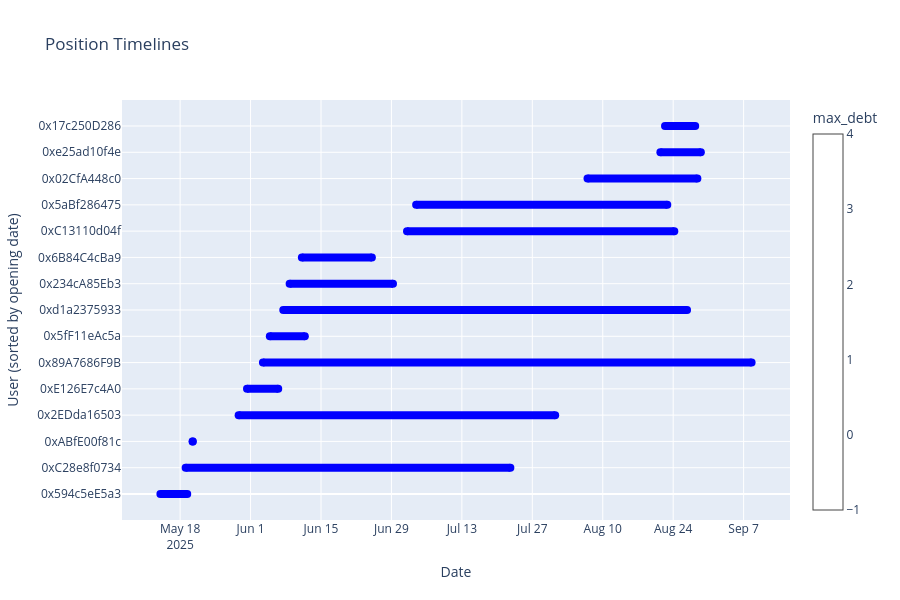

Source (notebook cell):
### Code cell
import plotly.graph_objects as go
import pandas as pd

def plot_position_timelines(df, color_by='max_debt', token_name=''):
    """
    Create a Gantt‑style plot of user positions.

    Parameters:
    df: DataFrame with columns 'user_address', 'opening_date', 'closing_date', and a numeric column for color.
    color_by: column name to use for color mapping (e.g., 'max_debt', 'max_ltv', 'position_length_days').
    token_name: optional token name for title.
    """
    df = df.copy()
    df['opening_date'] = pd.to_datetime(df['opening_date'])
    df['closing_date'] = pd.to_datetime(df['closing_date'])
    
    # Sort by opening date for better visual order
    df = df.sort_values('opening_date')
    
    # Assign a y‑coordinate (row index) for each user
    df['y'] = range(len(df))
    df['y'] = np.arange(0, len(df) * 0.2, 0.2)   # 0.5 spacing

    
    # Create figure
    fig = go.Figure()
    
    # For each user, add a horizontal line segment
    for _, row in df.iterrows():
        fig.add_trace(go.Scatter(
            x=[row['opening_date'], row['closing_date']],
            y=[row['y'], row['y']],
            mode='lines+markers',
            line=dict(width=8, color='blue'),
            marker=dict(size=8, color=row[color_by], colorscale='Viridis',
                       colorbar=dict(title=color_by) if _ == 0 else None),
            name=row['user_address'][:10],
            hoverinfo='text',
            text=f"User: {row['user_address']}<br>Open: {row['opening_date'].date()}<br>Close: {row['closing_date'].date()}<br>{color_by}: {row[color_by]:.2f}"
        ))
        # fig.add_vline(x=pd.to_datetime('2025-01-01'), line_dash='dash', line_color='red', opacity=0.7, annotation_text="Cutoff", annotation_position="top")

    
    # Update layout
    fig.update_layout(
        title=f"Position Timelines – {token_name}" if token_name else "Position Timelines",
        xaxis_title="Date",
        yaxis_title="User (sorted by opening date)",
        yaxis=dict(tickmode='array', tickvals=df['y'], ticktext=df['user_address'].str[:12]),
        height=max(600, len(df) * 20),
        hovermode='closest',
        showlegend=False
    )
    
    fig.show()

plot_position_timelines(all_markets_position[0]['positions_df'])

### Figure 1 — Plotly figure (JSON) as saved in the notebook; plotly's stock layout.template omitted (floating-point values rounded to 4 significant figures)
{"data": [{"hoverinfo": "text", "line": {"color": "blue", "width": 8}, "marker": {"color": 1, "colorscale": [[0, "#440154"], [0.1111, "#482878"], [0.2222, "#3e4989"], [0.3333, "#31688e"], [0.4444, "#26828e"], [0.5556, "#1f9e89"], [0.6667, "#35b779"], [0.7778, "#6ece58"], [0.8889, "#b5de2b"], [1, "#fde725"]], "size": 8}, "mode": "lines+markers", "name": "0x594c5eE5", "text": "User: 0x594c5eE5a326295FF6212C31BB3311747D3bD562<br>Open: 2025-05-14<br>Close: 2025-05-19<br>max_debt: 1.00", "type": "scatter", "x": ["2025-05-14T01:55:59", "2025-05-19T09:55:59"], "y": [0, 0]}, {"hoverinfo": "text", "line": {"color": "blue", "width": 8}, "marker": {"color": 6392000.0, "colorscale": [[0, "#440154"], [0.1111, "#482878"], [0.2222, "#3e4989"], [0.3333, "#31688e"], [0.4444, "#26828e"], [0.5556, "#1f9e89"], [0.6667, "#35b779"], [0.7778, "#6ece58"], [0.8889, "#b5de2b"], [1, "#fde725"]], "size": 8}, "mode": "lines+markers", "name": "0xC28e8f07", "text": "User: 0xC28e8f073439800dF7A4934d198E1966B4Dd8A25<br>Open: 2025-05-19<br>Close: 2025-07-22<br>max_debt: 6392308.63", "type": "scatter", "x": ["2025-05-19T02:15:59", "2025-07-22T15:15:59"], "y": [0.2, 0.2]}, {"hoverinfo": "text", "line": {"color": "blue", "width": 8}, "marker": {"color": 150.0, "colorscale": [[0, "#440154"], [0.1111, "#482878"], [0.2222, "#3e4989"], [0.3333, "#31688e"], [0.4444, "#26828e"], [0.5556, "#1f9e89"], [0.6667, "#35b779"], [0.7778, "#6ece58"], [0.8889, "#b5de2b"], [1, "#fde725"]], "size": 8}, "mode": "lines+markers", "name": "0xABfE00f8", "text": "User: 0xABfE00f81c2b9734C2FeCec3f1996E18611ce658<br>Open: 2025-05-20<br>Close: 2025-05-20<br>max_debt: 149.97", "type": "scatter", "x": ["2025-05-20T11:26:59", "2025-05-20T12:26:59"], "y": [0.4, 0.4]}, {"hoverinfo": "text", "line": {"color": "blue", "width": 8}, "marker": {"color": 411600.0, "colorscale": [[0, "#440154"], [0.1111, "#482878"], [0.2222, "#3e4989"], [0.3333, "#31688e"], [0.4444, "#26828e"], [0.5556, "#1f9e89"], [0.6667, "#35b779"], [0.7778, "#6ece58"], [0.8889, "#b5de2b"], [1, "#fde725"]], "size": 8}, "mode": "lines+markers", "name": "0x2EDda165", "text": "User: 0x2EDda165038dA9A6a40D81bEB7a383EAA725baC7<br>Open: 2025-05-29<br>Close: 2025-07-31<br>max_debt: 411589.85", "type": "scatter", "x": ["2025-05-29T15:06:35", "2025-07-31T13:06:35"], "y": [0.6, 0.6]}, {"hoverinfo": "text", "line": {"color": "blue", "width": 8}, "marker": {"color": 36750.0, "colorscale": [[0, "#440154"], [0.1111, "#482878"], [0.2222, "#3e4989"], [0.3333, "#31688e"], [0.4444, "#26828e"], [0.5556, "#1f9e89"], [0.6667, "#35b779"], [0.7778, "#6ece58"], [0.8889, "#b5de2b"], [1, "#fde725"]], "size": 8}, "mode": "lines+markers", "name": "0xE126E7c4", "text": "User: 0xE126E7c4A06D93a6e07e0DBb97a2027362e856c3<br>Open: 2025-05-31<br>Close: 2025-06-06<br>max_debt: 36746.76", "type": "scatter", "x": ["2025-05-31T06:59:47", "2025-06-06T11:59:47"], "y": [0.8, 0.8]}, {"hoverinfo": "text", "line": {"color": "blue", "width": 8}, "marker": {"color": 35600.0, "colorscale": [[0, "#440154"], [0.1111, "#482878"], [0.2222, "#3e4989"], [0.3333, "#31688e"], [0.4444, "#26828e"], [0.5556, "#1f9e89"], [0.6667, "#35b779"], [0.7778, "#6ece58"], [0.8889, "#b5de2b"], [1, "#fde725"]], "size": 8}, "mode": "lines+markers", "name": "0x89A7686F", "text": "User: 0x89A7686F9B781dA0c6c802c074e727aa1d674205<br>Open: 2025-06-03<br>Close: 2025-09-08<br>max_debt: 35598.72", "type": "scatter", "x": ["2025-06-03T11:02:47", "2025-09-08T14:02:47"], "y": [1, 1]}, {"hoverinfo": "text", "line": {"color": "blue", "width": 8}, "marker": {"color": 21510.0, "colorscale": [[0, "#440154"], [0.1111, "#482878"], [0.2222, "#3e4989"], [0.3333, "#31688e"], [0.4444, "#26828e"], [0.5556, "#1f9e89"], [0.6667, "#35b779"], [0.7778, "#6ece58"], [0.8889, "#b5de2b"], [1, "#fde725"]], "size": 8}, "mode": "lines+markers", "name": "0x5fF11eAc", "text": "User: 0x5fF11eAc5a8ffE52FBeA6a1431f7795920E10D09<br>Open: 2025-06-04<br>Close: 2025-06-11<br>max_debt: 21513.13", "type": "scatter", "x": ["2025-06-04T19:53:23", "2025-06-11T18:53:23"], "y": [1.2, 1.2]}, {"hoverinfo": "text", "line": {"color": "blue", "width": 8}, "marker": {"color": 48970.0, "colorscale": [[0, "#440154"], [0.1111, "#482878"], [0.2222, "#3e4989"], [0.3333, "#31688e"], [0.4444, "#26828e"], [0.5556, "#1f9e89"], [0.6667, "#35b779"], [0.7778, "#6ece58"], [0.8889, "#b5de2b"], [1, "#fde725"]], "size": 8}, "mode": "lines+markers", "name": "0xd1a23759", "text": "User: 0xd1a2375933CFaFD58bD292A1bF7023aF23f96D77<br>Open: 2025-06-07<br>Close: 2025-08-26<br>max_debt: 48966.97", "type": "scatter", "x": ["2025-06-07T12:06:23", "2025-08-26T18:06:23"], "y": [1.4, 1.4]}, {"hoverinfo": "text", "line": {"color": "blue", "width": 8}, "marker": {"color": 15710.0, "colorscale": [[0, "#440154"], [0.1111, "#482878"], [0.2222, "#3e4989"], [0.3333, "#31688e"], [0.4444, "#26828e"], [0.5556, "#1f9e89"], [0.6667, "#35b779"], [0.7778, "#6ece58"], [0.8889, "#b5de2b"], [1, "#fde725"]], "size": 8}, "mode": "lines+markers", "name": "0x234cA85E", "text": "User: 0x234cA85Eb3307437215e5125Ca10C87dC8C02B31<br>Open: 2025-06-08<br>Close: 2025-06-29<br>max_debt: 15713.10", "type": "scatter", "x": ["2025-06-08T18:23:59", "2025-06-29T07:23:59"], "y": [1.6, 1.6]}, {"hoverinfo": "text", "line": {"color": "blue", "width": 8}, "marker": {"color": 24980.0, "colorscale": [[0, "#440154"], [0.1111, "#482878"], [0.2222, "#3e4989"], [0.3333, "#31688e"], [0.4444, "#26828e"], [0.5556, "#1f9e89"], [0.6667, "#35b779"], [0.7778, "#6ece58"], [0.8889, "#b5de2b"], [1, "#fde725"]], "size": 8}, "mode": "lines+markers", "name": "0x6B84C4cB", "text": "User: 0x6B84C4cBa94bd0971694f7f122635503De96112f<br>Open: 2025-06-11<br>Close: 2025-06-25<br>max_debt: 24981.42", "type": "scatter", "x": ["2025-06-11T04:39:47", "2025-06-25T02:39:47"], "y": [1.8, 1.8]}, {"hoverinfo": "text", "line": {"color": "blue", "width": 8}, "marker": {"color": 5781.0, "colorscale": [[0, "#440154"], [0.1111, "#482878"], [0.2222, "#3e4989"], [0.3333, "#31688e"], [0.4444, "#26828e"], [0.5556, "#1f9e89"], [0.6667, "#35b779"], [0.7778, "#6ece58"], [0.8889, "#b5de2b"], [1, "#fde725"]], "size": 8}, "mode": "lines+markers", "name": "0xC13110d0", "text": "User: 0xC13110d04f22ed464Cb72A620fF8163585358Ff9<br>Open: 2025-07-02<br>Close: 2025-08-24<br>max_debt: 5781.43", "type": "scatter", "x": ["2025-07-02T02:17:11", "2025-08-24T05:17:11"], "y": [2, 2]}, {"hoverinfo": "text", "line": {"color": "blue", "width": 8}, "marker": {"color": 34870.0, "colorscale": [[0, "#440154"], [0.1111, "#482878"], [0.2222, "#3e4989"], [0.3333, "#31688e"], [0.4444, "#26828e"], [0.5556, "#1f9e89"], [0.6667, "#35b779"], [0.7778, "#6ece58"], [0.8889, "#b5de2b"], [1, "#fde725"]], "size": 8}, "mode": "lines+markers", "name": "0x5aBf2864", "text": "User: 0x5aBf286475e32559C57B6fDb7a2fb3724CA30e48<br>Open: 2025-07-03<br>Close: 2025-08-22<br>max_debt: 34867.58", "type": "scatter", "x": ["2025-07-03T21:51:35", "2025-08-22T19:51:35"], "y": [2.2, 2.2]}, {"hoverinfo": "text", "line": {"color": "blue", "width": 8}, "marker": {"color": 83820.0, "colorbar": {"title": {"text": "max_debt"}}, "colorscale": [[0, "#440154"], [0.1111, "#482878"], [0.2222, "#3e4989"], [0.3333, "#31688e"], [0.4444, "#26828e"], [0.5556, "#1f9e89"], [0.6667, "#35b779"], [0.7778, "#6ece58"], [0.8889, "#b5de2b"], [1, "#fde725"]], "size": 8}, "mode": "lines+markers", "name": "0x02CfA448", "text": "User: 0x02CfA448c0e6D7D21dBd8C5A338EaBFa061a9DFF<br>Open: 2025-08-06<br>Close: 2025-08-28<br>max_debt: 83818.39", "type": "scatter", "x": ["2025-08-06T23:21:47", "2025-08-28T19:21:47"], "y": [2.4, 2.4]}, {"hoverinfo": "text", "line": {"color": "blue", "width": 8}, "marker": {"color": 30410.0, "colorscale": [[0, "#440154"], [0.1111, "#482878"], [0.2222, "#3e4989"], [0.3333, "#31688e"], [0.4444, "#26828e"], [0.5556, "#1f9e89"], [0.6667, "#35b779"], [0.7778, "#6ece58"], [0.8889, "#b5de2b"], [1, "#fde725"]], "size": 8}, "mode": "lines+markers", "name": "0xe25ad10f", "text": "User: 0xe25ad10f4eAD9666839f4FEa7f6f917d3b923F63<br>Open: 2025-08-21<br>Close: 2025-08-29<br>max_debt: 30405.08", "type": "scatter", "x": ["2025-08-21T10:55:35", "2025-08-29T11:55:35"], "y": [2.6, 2.6]}, {"hoverinfo": "text", "line": {"color": "blue", "width": 8}, "marker": {"color": 231.8, "colorscale": [[0, "#440154"], [0.1111, "#482878"], [0.2222, "#3e4989"], [0.3333, "#31688e"], [0.4444, "#26828e"], [0.5556, "#1f9e89"], [0.6667, "#35b779"], [0.7778, "#6ece58"], [0.8889, "#b5de2b"], [1, "#fde725"]], "size": 8}, "mode": "lines+markers", "name": "0x17c250D2", "text": "User: 0x17c250D286294b16E6bb6577f51e29C0Fe9615B1<br>Open: 2025-08-22<br>Close: 2025-08-28<br>max_debt: 231.80", "type": "scatter", "x": ["2025-08-22T09:04:11", "2025-08-28T09:04:11"], "y": [2.8, 2.8]}], "layout": {"height": 600, "hovermode": "closest", "showlegend": false, "title": {"text": "Position Timelines"}, "xaxis": {"title": {"text": "Date"}}, "yaxis": {"tickmode": "array", "ticktext": ["0x594c5eE5a3", "0xC28e8f0734", "0xABfE00f81c", "0x2EDda16503", "0xE126E7c4A0", "0x89A7686F9B", "0x5fF11eAc5a", "0xd1a2375933", "0x234cA85Eb3", "0x6B84C4cBa9", "0xC13110d04f", "0x5aBf286475", "0x02CfA448c0", "0xe25ad10f4e", "0x17c250D286"], "tickvals": [0, 0.2, 0.4, 0.6, 0.8, 1, 1.2, 1.4, 1.6, 1.8, 2, 2.2, 2.4, 2.6, 2.8], "title": {"text": "User (sorted by opening date)"}}}}
